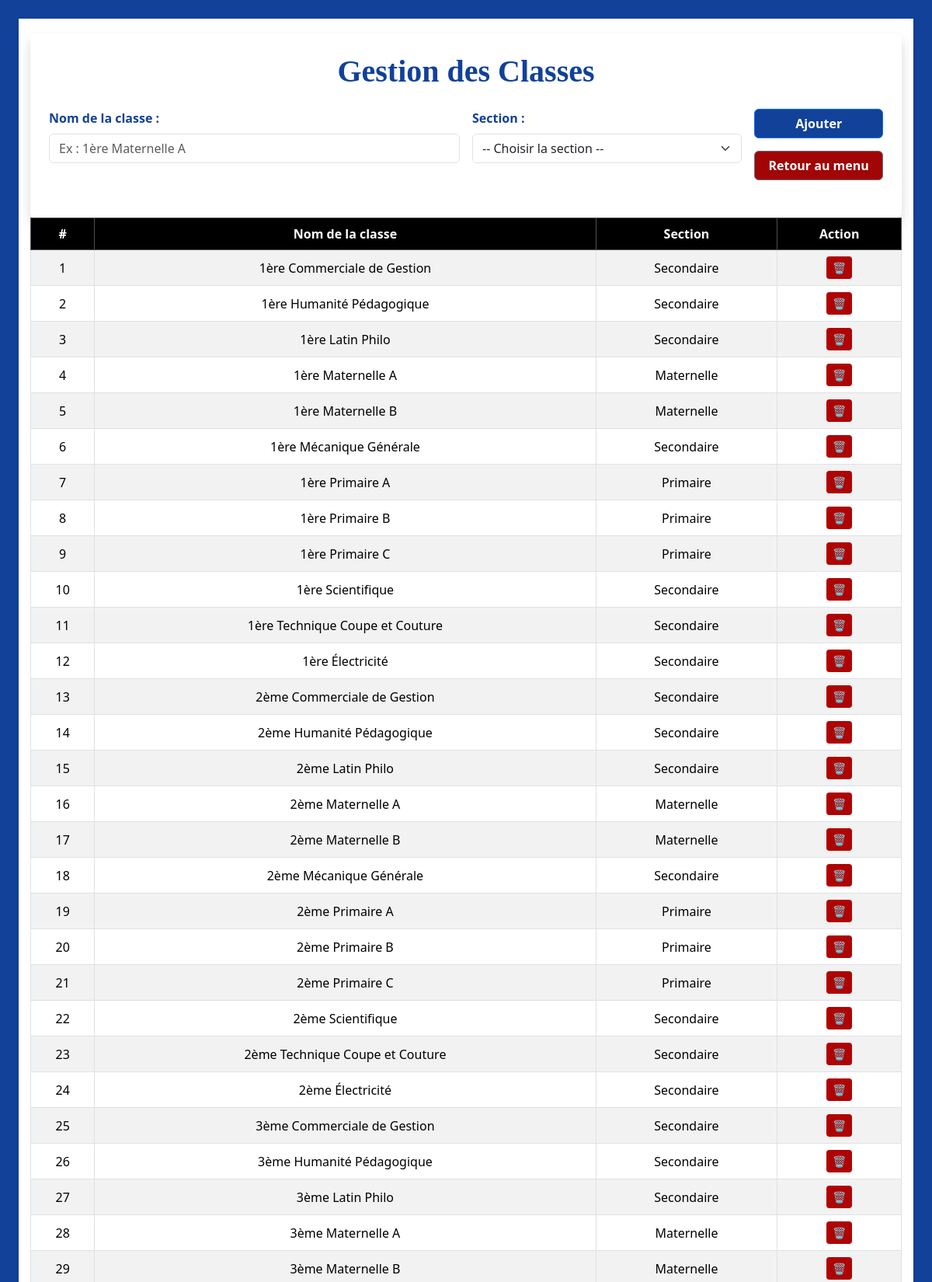
Screenshot of /parametres/classes (signed in, upper part) with the database file from the repository.
### tables this page shows
CREATE TABLE classes (
    id INTEGER PRIMARY KEY AUTOINCREMENT,
    nom TEXT NOT NULL,
    section_id INTEGER,
    FOREIGN KEY (section_id) REFERENCES sections(id)
);

CREATE TABLE sections (
    id INTEGER PRIMARY KEY AUTOINCREMENT,
    nom TEXT NOT NULL UNIQUE
);

### app.py (the view, shortened to what this page needs)
@app.route('/parametres/classes', methods=['GET', 'POST'])
@login_required
def gerer_classes():
    conn = sqlite3.connect('ecole.db')
    conn.row_factory = sqlite3.Row
    cursor = conn.cursor()
    cursor.execute("SELECT * FROM sections ORDER BY nom")
    sections = cursor.fetchall()
    cursor.execute("""
        SELECT c.id, c.nom, s.nom AS section_nom
        FROM classes c
        LEFT JOIN sections s ON c.section_id = s.id
        ORDER BY c.nom
    """)
    log_action("Ajout classe  enregistré", session['nom_utilisateur'])
    classes = cursor.fetchall()
    conn.close()
    return render_template('parametres_classes.html', classes=classes, sections=sections)

### app.py (called while the page is built)
def login_required(f):
    @wraps(f)
    def decorated_function(*args, **kwargs):
        if not session.get('connecte'):
            flash("Vous devez être connecté pour accéder à cette page.", "warning")
            return redirect(url_for('connexion'))
        return f(*args, **kwargs)
    return decorated_function

def log_action(action, nom_utilisateur):
    date_heure = datetime.now().strftime('%Y-%m-%d %H:%M:%S')
    ligne = f"[{date_heure}] {nom_utilisateur} : {action}\n"
    with open("log.txt", "a", encoding="utf-8") as fichier:
        fichier.write(ligne)

### templates/parametres_classes.html (shortened to what this page needs)
<!DOCTYPE html>
<html lang="fr">
<head>
    <link href="https://cdn.jsdelivr.net/npm/bootstrap@5.3.2/dist/css/bootstrap.min.css" rel="stylesheet" />
</head>
<body class="p-4">
<div class="sticky-form">
<div class="container bg-white p-4 rounded shadow">
    <h3 class="mb-4 text-primary text-center" style="color: #114199 !important; font-weight: bold; font-size: 40px; font-family: serif;"> Gestion des Classes</h3>
    <form method="POST" action="{{ url_for('gerer_classes') }}" class="row g-3 mb-4">
        <div class="col-md-6">
            <label for="nom_classe" class="form-label" style="font-weight:bold; color: #114199;"> Nom de la classe :</label>
            <input type="text" name="nom_classe" id="nom_classe" class="form-control" required placeholder="Ex : 1ère Maternelle A" />
        </div>
        <div class="col-md-4">
            <label for="section_id" class="form-label" style="font-weight:bold; color: #114199;"> Section :</label>
            <select name="section_id" id="section_id" class="form-select" required>
                <option value="">-- Choisir la section --</option>
            </select>
        </div>
        <div class="col-md-2 d-grid align-items-end">
            <button type="submit" class="btn btn-primary" style="background-color:#114199; font-weight: bold;"> Ajouter</button>
            <a href="{{ url_for('parametres') }}" class="btn btn-outline-secondary mt-3" style="background-color: #a10505; color: white; font-weight: bold; ">
                 Retour au menu
            </a>
        </div>
    </form>
</div>
    <table class="table table-bordered table-striped align-middle">
        <thead class="table-dark text-center">
            <tr>
                <th>#</th>
                <th>Nom de la classe</th>
                <th>Section</th>
                <th>Action</th>
            </tr>
        </thead>
        <tbody>
            {% for classe in classes %}
            <tr class="text-center">
                <td>{{ loop.index }}</td>
                <td>{{ classe.nom }}</td>
                <td>{{ classe.section_nom }}</td>
                <td>
                    <a href="{{ url_for('supprimer_classe', classe_id=classe.id) }}"
                       onclick="return confirm('Voulez-vous vraiment supprimer cette classe ?');"
                       class="btn btn-sm btn-danger" title="Supprimer">
                        🗑
                    </a>
                </td>
            </tr>
            {% else %}
            <tr>
                <td colspan="4" class="text-muted text-center">Aucune classe enregistrée.</td>
            </tr>
            {% endfor %}
        </tbody>
    </table>
</div>
</body>
</html>

### templates/parametres_classes.html (style rules this page uses)
body { background-color: #114199; }
.table thead th { position: sticky; top: 0; background-color: black; color: white; z-index: 10; }
.btn-danger { background-color: #af0404; color: #fff; border: none; }
.sticky-form { position: sticky; top: 0; background-color: white; z-index: 1000; padding: 20px 15px; border-bottom: 2px solid #ccc; box-shadow: 0 2px 5px rgba(0,0,0,0.1); }

### rows the page displays
classes: nom "1ère Commerciale de Gestion", section_nom "Secondaire"
classes: nom "1ère Humanité Pédagogique", section_nom "Secondaire"
classes: nom "1ère Latin Philo", section_nom "Secondaire"
classes: nom "1ère Maternelle A", section_nom "Maternelle"
classes: nom "1ère Maternelle B", section_nom "Maternelle"
classes: nom "1ère Mécanique Générale", section_nom "Secondaire"
classes: nom "1ère Primaire A", section_nom "Primaire"
classes: nom "1ère Primaire B", section_nom "Primaire"
classes: nom "1ère Primaire C", section_nom "Primaire"
classes: nom "1ère Scientifique", section_nom "Secondaire"
classes: nom "1ère Technique Coupe et Couture", section_nom "Secondaire"
classes: nom "1ère Électricité", section_nom "Secondaire"
classes: nom "2ème Commerciale de Gestion", section_nom "Secondaire"
classes: nom "2ème Humanité Pédagogique", section_nom "Secondaire"
classes: nom "2ème Latin Philo", section_nom "Secondaire"
classes: nom "2ème Maternelle A", section_nom "Maternelle"
classes: nom "2ème Maternelle B", section_nom "Maternelle"
classes: nom "2ème Mécanique Générale", section_nom "Secondaire"
classes: nom "2ème Primaire A", section_nom "Primaire"
classes: nom "2ème Primaire B", section_nom "Primaire"
classes: nom "2ème Primaire C", section_nom "Primaire"
classes: nom "2ème Scientifique", section_nom "Secondaire"
classes: nom "2ème Technique Coupe et Couture", section_nom "Secondaire"
classes: nom "2ème Électricité", section_nom "Secondaire"
classes: nom "3ème Commerciale de Gestion", section_nom "Secondaire"
classes: nom "3ème Humanité Pédagogique", section_nom "Secondaire"
classes: nom "3ème Latin Philo", section_nom "Secondaire"
classes: nom "3ème Maternelle A", section_nom "Maternelle"
classes: nom "3ème Maternelle B", section_nom "Maternelle"
